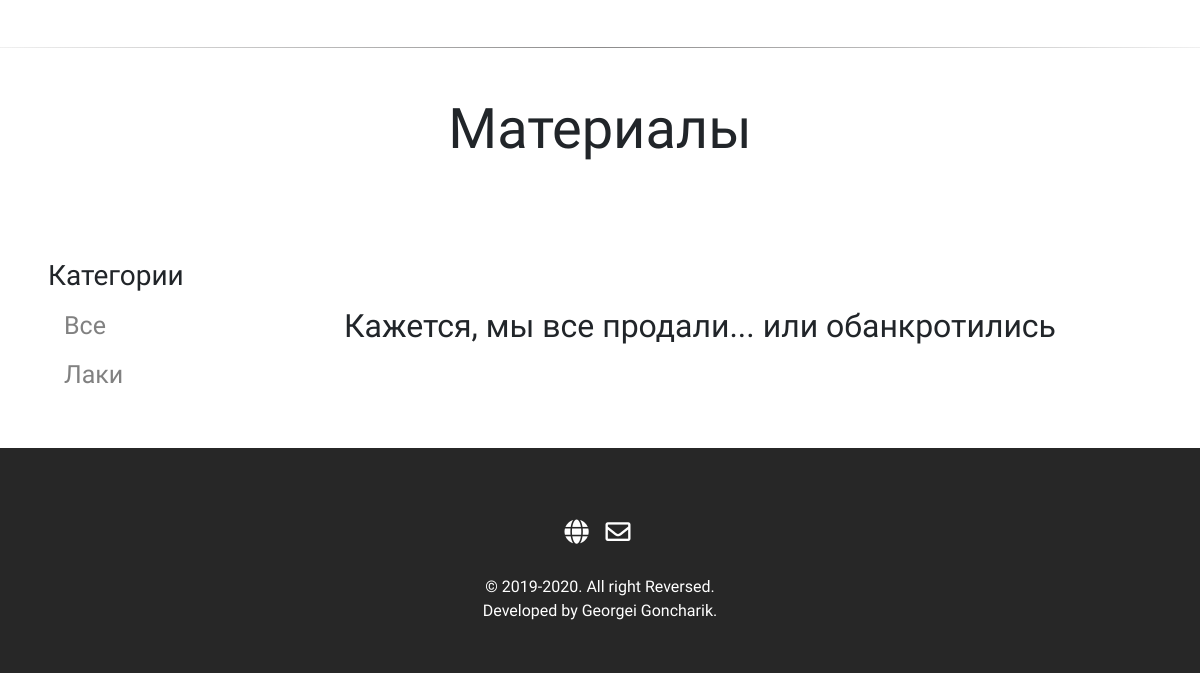
The app's page /products/ (lower part), older data.
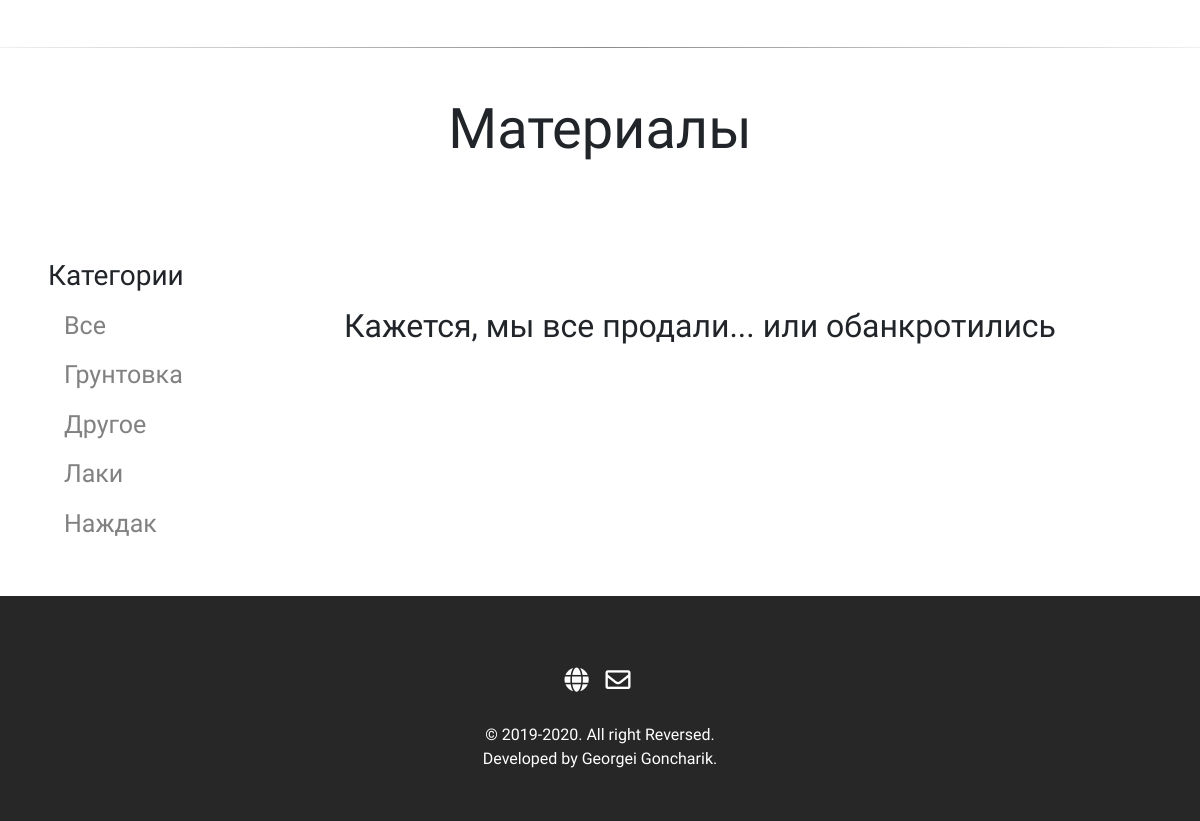
The same page, newer data.
### bsuirapp/apps/products/models.py (models this page shows, shortened)
class Category(models.Model):
    name = models.CharField(max_length=200, db_index=True)
    slug = models.SlugField(max_length=200, unique=True)
    def get_absolute_url(self):
        return reverse('products:index_by_category',
                       args=[self.slug])
    class Meta:
        ordering = ('name',)
        verbose_name = 'category'
        verbose_name_plural = 'categories'

### bsuirapp/apps/products/views.py (the view)
# urls.py: path('', views.products_list, name='index'),
def products_list(request, category_slug=None):
    category = None
    categories = Category.objects.all()
    products = Product.objects.filter(available=True)
    if category_slug:
        category = get_object_or_404(Category, slug=category_slug)
        products = products.filter(category=category)
    return render(request,
                  'products/products_list.html',
                  {'category': category,
                   'categories': categories,
                   'products': products})

### bsuirapp/templates/products/products_list.html (shortened to what this page needs)
{% extends "homepage.html" %}
{% load static %}
{% block content %}
    <hr class="my-5">
    <h1 id="transitNavbar" class="display-4 text-center">{% if category %}{{ category.name }}{% else %}Материалы{% endif %}</h1>
    <div class="container-fluid">
            <div class="row">
            <div id="sidebar" class="sidenav col-12 col-md-4 col-lg-2 pl-md-5 my-2 my-md-5 text-center text-md-left">
                <h3>Категории</h3>
                    <a href="{% url "products:index" %}" {% if not category %}class="selected"{% endif %}>Все</a>
                    {% for c in categories %}
                        <a href="{{ c.get_absolute_url }}" {% if category.slug == c.slug %}class="selected"{% endif %}>{{ c.name }}</a>
                    {% endfor %}
            </div>
            <div class="container col-12 col-md-8 col-lg-10 my-5" id="start">
                {% if products %}
                    <div class="row">
                    {% for product in products %}
                            <div class="col-md-6 col-lg-4 col-xl-3 mb-4 ">
                                <div class="card shadow-sm">
                                  <a href="{{ product.get_absolute_url }}"><img class="card-img-top" src="{% if product.image %}{{ product.image.url }}{% else %}{% static "img/1200px-No_image_available.svg.png" %}{% endif %}"></a>
                                  <div class="card-body">
                                    <h5 class="card-title">{{ product.name }}</h5>
                                    <p class="card-text">{{ product.get_short_description }}</p>
                                    <div class="d-flex justify-content-between align-items-center">
                                        <a class="btn w-50 btn-dark mr-5 rounded-pill py-2 btn-block" href="{{ product.get_absolute_url }}" role="button">Подробнее</a>
                                        <p class="w-50 card-text">{{ product.price }} руб.</p>
                                    </div>
                                  </div>
                                </div>
                            </div>
                    {% endfor %}
                    </div>
                {% else %}
                    <h2 class="text-center my-5">Кажется, мы все продали... или обанкротились</h2>
                {% endif %}
            </div>
        </div>
    </div>
    {% include "footer.html" %}
{% endblock %}

### bsuirapp/templates/homepage.html (shortened to what this page needs)
<!DOCTYPE html>
{% load static %}
<html lang="ru">
  <head>
  </head>
  <body>
    <link href="{% static "vendor/bootstrap/css/bootstrap.min.css" %}" rel="stylesheet">
    <link rel="stylesheet" href="{% static "css/mainStyle.css" %}">
    <link rel="stylesheet" href="https://use.fontawesome.com/releases/v5.9.0/css/all.css">
	<link rel="stylesheet" type="text/css" href="{% static "fonts/font-awesome-4.7.0/css/font-awesome.min.css" %}">
	<link rel="stylesheet" type="text/css" href="{% static "fonts/Linearicons-Free-v1.0.0/icon-font.min.css" %}">
	<link rel="stylesheet" type="text/css" href="{% static  "vendor/animate/animate.css" %}">
	<link rel="stylesheet" type="text/css" href="{% static "vendor/css-hamburgers/hamburgers.min.css" %}">
	<link rel="stylesheet" type="text/css" href="{% static "vendor/animsition/css/animsition.min.css" %}">
	<link rel="stylesheet" type="text/css" href="{% static "vendor/select2/select2.min.css" %}">
	<link rel="stylesheet" type="text/css" href="{% static "vendor/daterangepicker/daterangepicker.css" %}">
    <div class="content">
    {% block content %}{% endblock %}
    </div>
  </body>
</html>

### bsuirapp/templates/footer.html (shortened to what this page needs)
<footer>
<div class="container py-0">
  <div class="row">
    <div class="col-xs-12 col-sm-12 col-md-12 mt-2 mt-sm-5">
      <ul class="list-unstyled list-inline social text-center">
        <li class="list-inline-item"><a target="_blank" href="https://redsale.by/profile/goncharik-sv"><i class="fas fa-globe"></i></a></li>
        <li class="list-inline-item"><a target="_blank" href="mailto:floor.grinding.bel@gmail.com"><i class="far fa-envelope"></i></a></li>
      </ul>
    </div>
  </div>
  <div class="row">
    <div class="col-xs-12 col-sm-12 col-md-12 mt-2 mt-sm-2 text-center text-white">
      <p class="mb-0 text-small">&copy 2019-2020. All right Reversed.</p>
      <p class="mb-0 text-small">Developed by Georgei Goncharik.</p>
    </div>
  </div>
</div>
</footer>

### static/css/mainStyle.css (style rules this page uses)
html { scroll-behavior: smooth; }
body { font-family: 'Comfortaa', cursive; }
.content { display: none; }
h1, h2, h3, h4, h5, h6 { font-family: 'Play', sans-serif; }
hr { border: 0; height: 1px; background-image: -webkit-linear-gradient(left, #f0f0f0, #8c8b8b, #f0f0f0); background-image: -moz-linear-gradient(left, #f0f0f0, #8c8b8b, #f0f0f0); background-image: -ms-linear-gradient(left, #f0f0f0, #8c8b8b, #f0f0f0); background-image: -o-linear-gradient(left, #f0f0f0, #8c8b8b, #f0f0f0); }
.container-fluid { background-color: white !important; padding-top: 40px; }
footer { padding: 20px 0; padding-bottom: 50px; background: #272727 !important; }
footer ul.social li { padding: 3px 0; }
footer ul.social li a i { margin-right: 5px; font-size:25px; -webkit-transition: .5s all ease; -moz-transition: .5s all ease; transition: .5s all ease; }
footer ul.social li a { color:#ffffff; }

### bsuirapp/templates/products/products_list.html (style rules this page uses)
.sidenav a { padding: 6px 8px 6px 16px; text-decoration: none; font-size: 25px; color: #818181; display: block; }

Row changes from the older to the newer data that the page shows:
added Category: name "Грунтовка"
added Category: name "Другое"
added Category: name "Наждак"
